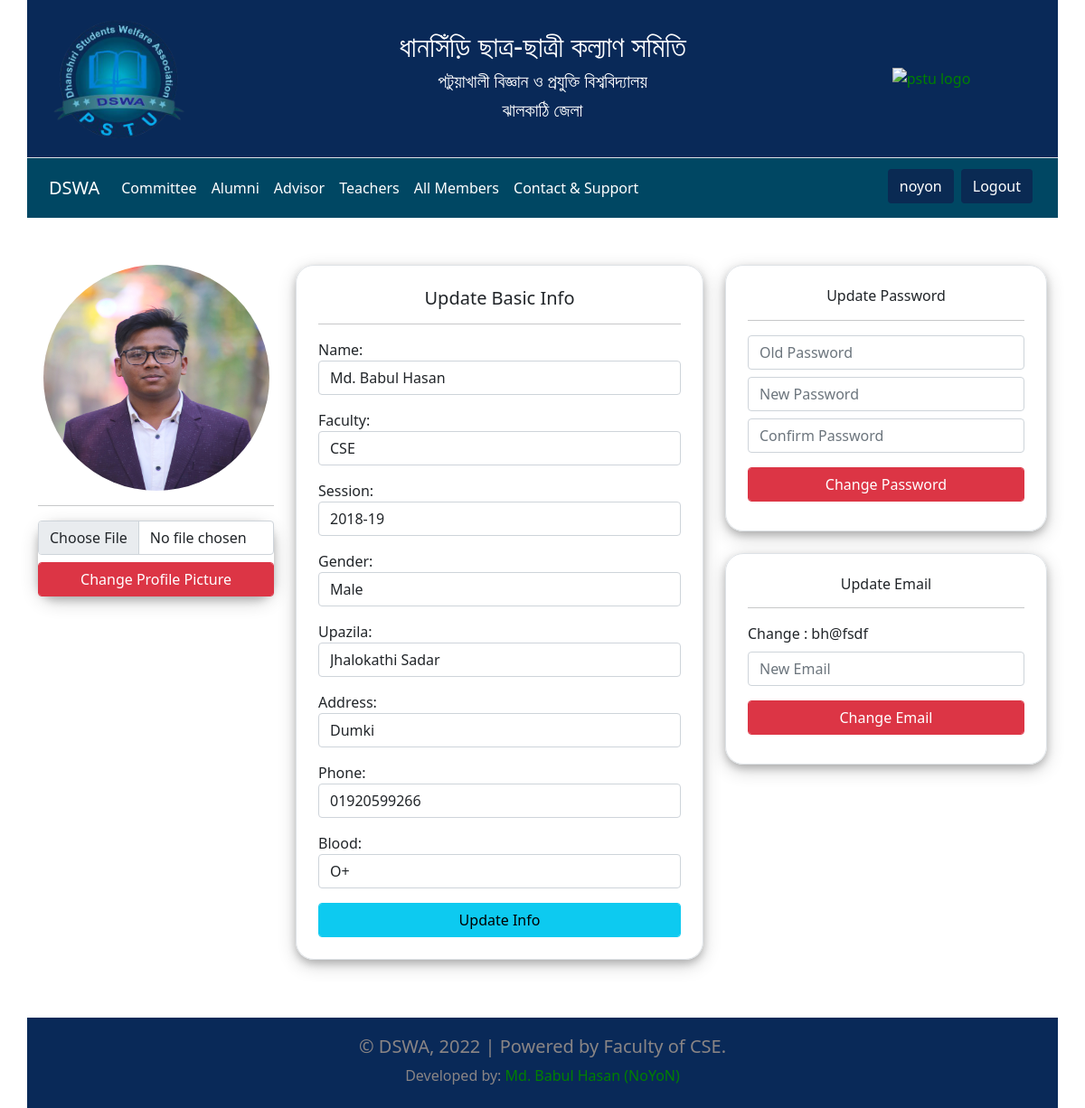
The page /update (signed in) on the database its author committed.
### APP_Member/models.py (models this page shows, shortened)
class Student(models.Model):
    Faculty = [
        ('CSE', 'CSE'),
        ('Agri', 'Agriculture'),
        ('BBA', 'BBA'),
        ('Fisheries', 'Fisheries'),
        ('ESDM', 'ESDM'),
        ('LLA', 'LLA'),
    ]
    Gender = [
        ('Male', 'Male'),
        ('Female', 'Female'),
        ('Others', 'Others'),
    ]
    Upazila = [
        ('Jhalokathi Sadar', 'Jhalokathi Sadar'),
        ('Nalcity', 'Nalcity'),
        ('Rajapur', 'Rajapur'),
        ('Kathalia', 'Kathalia'),
    ]
    Blood = [
        ('A+', 'A+'),
        ('A-', 'A-'),
        ('B+', 'B+'),
        ('B-', 'B-'),
        ('O+', 'O+'),
        ('O-', 'O-'),
        ('AB+', 'AB+'),
        ('AB-', 'AB-'),
    ]
    user = models.OneToOneField(User, on_delete=models.CASCADE)
    is_approved = models.BooleanField(default=False)
    is_alumni = models.BooleanField(default=False)
    priority = models.IntegerField(default=1000)
    designation = models.CharField(max_length=100, default="Member")
    name = models.CharField(max_length=100)
    gender = models.CharField(max_length=20, choices=Gender)
    session = models.CharField(max_length=100)
    faculty = models.CharField(max_length=100, choices=Faculty)
    upazila = models.CharField(max_length=100, choices=Upazila)
    address = models.CharField(max_length=100)
    phone = models.CharField(max_length=20, null=True, blank=True)
    blood = models.CharField(max_length=20, null=True, blank=True, choices=Blood)
    picture = models.ImageField(upload_to='profile pictures', null=True, blank=True)

### APP_Member/views.py (the view, shortened to what this page needs)
# urls.py: path('update', views.update, name='update'),
def update(request):
    if request.user.first_name == "student":
        student = Student.objects.get(user=request.user)
        form = Student_form(request.POST or None, instance=student)
        return render(request, 'member/update.html', {'form': form, 'student': student})

### template/member/update.html (shortened to what this page needs)
{% extends "../main.html" %}
{% load static %}
{% block content %}
    <div class="container">
        <div class="row">
            <div class="col-md-3 mt-5 mb-5">
                <div class="  mb-4 ">
                    {% if student.picture %}
                        <div class="text-center">
                            <img class="update-pic img-fluid" src="{{ student.picture.url }}">
                        </div>
                    {% else %}
                        <div class="text-center">
                            <img class=" update-pic image-fluid" src="{% static 'image/profile.jpg' %}">
                        </div>
                    {% endif %}
                    <hr>
                    <form class="profile-box" enctype="multipart/form-data" action="{% url 'update_image' %}" method="post">
                        <input class="form-control" type="file" name="picture">
                        <input class="btn btn-danger form-control mt-2" type="submit" value="Change Profile Picture">
                    </form>
                </div>
            </div>
            <div class="col-md-5 mt-5 mb-5">
                <div class="border profile-box  p-4 mb-3">
                    <h5 class="text-center">Update Basic Info</h5>
                    <hr>
                    <form enctype="multipart/form-data" action="{% url 'update' %}" method="post">
                        {{ form.as_p }}
                        <input class="btn btn-info form-control" type="submit" value="Update Info">
                    </form>
                </div>
            </div>
            <div class="col-md-4 mt-5 mb-5">
                <div class="border profile-box p-4 mb-4">
                    <h6 class="text-center ">Update Password</h6>
                    <hr>
                    <form enctype="multipart/form-data" action="{% url 'update_pass' %}" method="post">
                        <input class="my-2 form-control" type="password" name="oldpass" placeholder="Old Password">
                        <input class="my-2 form-control" type="password" name="pass1" placeholder="New Password">
                        <input class="my-2 form-control" type="password" name="pass2" placeholder="Confirm Password">
                        <input class="my-2 btn btn-danger form-control mt-2" type="submit" value="Change Password">
                    </form>
                </div>
                <div class="border profile-box p-4 mb-4">
                    <h6 class="text-center ">Update Email</h6>
                    <hr>
                    <form enctype="multipart/form-data" action="{% url 'update_email' %}" method="post">
                        <a>Change : {{ user.email }}</a>
                        <input class="my-2 form-control" type="email" name="email" placeholder="New Email">
                        <input class="my-2 btn btn-danger form-control mt-2" type="submit" value="Change Email">
                    </form>
                </div>
            </div>
        </div>
    </div>
{% endblock %}

### template/main.html (shortened to what this page needs)
{% load static %}
<!DOCTYPE html>
<html lang="en">
<head>
    <link href="https://cdn.jsdelivr.net/npm/bootstrap@5.0.2/dist/css/bootstrap.min.css" rel="stylesheet"
>
    <link rel="stylesheet" href="https://cdn.jsdelivr.net/npm/bootstrap-icons@1.7.2/font/bootstrap-icons.css">
    <link rel="stylesheet" href="{% static '/css/style.css' %}">
</head>
<body>
<div class="container top border-bottom ">
    <div class="row align-items-center p-2">
        <div class="col-sm-2">
            <a href="/"><img class="toplogo img-fluid p-2" src="{% static 'image/logo.png' %}" alt="pstu logo"></a>
        </div>
        <div class="top-text col-sm-8 py-4">
            <div class="row">
                <div class="col-sm-12 text-center">
                    <h2 class="lekha">ধানসিঁড়ি ছাত্র-ছাত্রী কল্যাণ সমিতি</h2>
                    <h5 class="text-white">পটুয়াখালী বিজ্ঞান ও প্রযুক্তি বিশ্ববিদ্যালয়</h5>
                    <h5 class="text-white">ঝালকাঠি জেলা</h5>
                </div>
            </div>
        </div>
        <div class=" col-sm-2">
            <a href="/"><img class="toplogo img-fluid" src="{% static '/image/pstulogo.png' %}" alt="pstu logo"></a>
        </div>
    </div>
</div>
<div class="menu container">
    <nav class="navbar navbar-expand-lg navbar-light box-shadow mb-1">
        <div class="container">
            <a class="navbar-brand" href="/">DSWA</a>
            <div class="collapse navbar-collapse" id="navbarNav">
                <ul class="navbar-nav">
                    <li class="nav-item">
                        <a class="nav-link" href="{% url 'committee' %}">Committee</a>
                    </li>
                    <li class="nav-item">
                        <a class="nav-link" href="{% url 'alumni' %}">Alumni</a>
                    </li>
                    <li class="nav-item">
                        <a class="nav-link" href="#">Advisor</a>
                    </li>
                    <li class="nav-item">
                        <a class="nav-link" href="{% url 'teacher' %}">Teachers</a>
                    </li>
                    <li class="nav-item">
                        <a class="nav-link" href="{% url 'members' %}">All Members</a>
                    </li>
                    <li class="nav-item">
                        <a class="nav-link" href="{% url 'contact' %}">Contact & Support</a>
                    </li>
                </ul>
                <ul class="navbar-nav ms-auto">
                    {% if user.is_authenticated %}
                        <li class="nav-item">
                            <a class="btn m-1 menubutton" href="{% url 'profile' %}">{{ user.username }}</a>
                        </li>
                        <li class="nav-item mb-1">
                            <a class="btn  m-1  menubutton" aria-current="page" href="{% url 'logout' %}">Logout</a>
                        </li>
                    {% endif %}
                </ul>
            </div>
        </div>
    </nav>
</div>
{% block content %}{% endblock %}
<footer class="w-100 container">
    <div class="container">
        <div class="row text-center">
            <div class="col-md-3 mb-1">
            </div>
            <div class="col-md-6 mb-1">
                <h5>© DSWA, 2022 | Powered by Faculty of CSE.</h5>
                <span>Developed by:</span>
                <a href="{% url 'contact' %}">Md. Babul Hasan (NoYoN)</a>
            </div>
            <div class="col-md-3">
            </div>
        </div>
    </div>
</footer>
</body>
</html>

### static/css/style.css (style rules this page uses)
.top { background-color: #092958; }
.toplogo { display: flex; }
.lekha { color: white; text-shadow: #092958; }
.menu { background-color: #004763; }
.navbar-light .navbar-brand { color: white; }
.navbar-light .navbar-nav .nav-link { color: white; }
a { color: green; text-decoration: none; }
footer { background-color: #092958; padding-top: 20px; padding-bottom: 20px; color: rgb(138, 133, 133); }
.menubutton { background-color: #0a2a53; color: white; }
.update-pic { width: 250px; height: 250px; border-radius: 50%; }
.profile-box { border-radius: 20px; box-shadow: 0 4px 8px 0 rgba(0, 0, 0, 0.2), 0 6px 20px 0 rgba(0, 0, 0, 0.19); }

### rows shown on the page
Student: picture (picture), name "Md. Babul Hasan", faculty "CSE", session "2018-19", gender "Male", upazila "Jhalokathi Sadar", address "Dumki", phone "01920599266", blood "O+"

### other values the page prints
{{ user.username }} "noyon"
{{ user.email }} "bh@fsdf"
